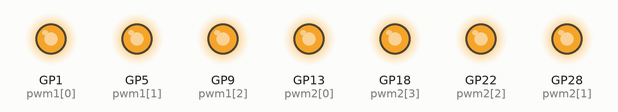
A program run on a simulated Raspberry Pi Pico running MicroPython. Parts: output pins drawn as LEDs (lit = HIGH). Random numbers come from a fixed seed.

Above: at 0.06 s.
At 4.86 s:
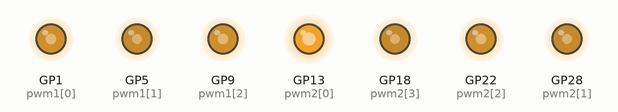
At 9.86 s:
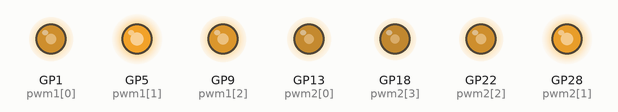
At 19.86 s:
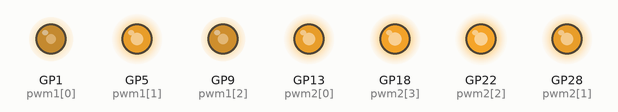
At 28.83 s:
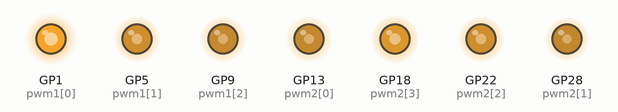
At 39.86 s:
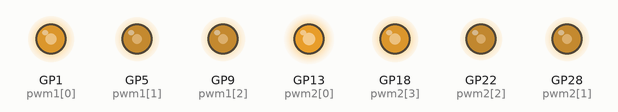
Timing chart, 0 to 40.0 s (numbered marks = the images above):
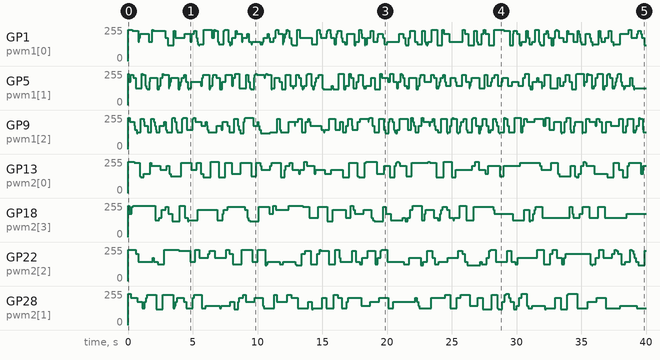

Measured:
- by itself, GP22 (pwm2[2]): 0/255 → 233/255 at 0.00 s, → 204/255 0.60 s later, → 146/255 0.20 s later, → 175/255 1.1 s later, … (97 changes in this stretch)
- by itself, GP13 (pwm2[0]): 0/255 → 233/255 at 0.00 s, → 226/255 0.50 s later, → 125/255 0.40 s later, → 117/255 0.10 s later, … (92 changes in this stretch)

The program:

python-pico.py
```python
from machine import Timer, PWM
import math, random

# Setup PWM channels
pwm1 = [
    PWM(1, freq=random.randint(55,100)*1000, duty_u16=8192),
    PWM(5, freq=random.randint(55,100)*1000, duty_u16=8192),
    PWM(9, freq=random.randint(55,100)*1000, duty_u16=8192)
]

pwm2 = [
    PWM(13, freq=random.randint(70,100)*1000, duty_u16=8192),
    PWM(28, freq=random.randint(70,100)*1000, duty_u16=8192),
    PWM(22, freq=random.randint(70,100)*1000, duty_u16=8192),
    PWM(18, freq=random.randint(70,100)*1000, duty_u16=8192)
]

# Global states for pulse progress
pulse_index1 = 0
pulse_index2 = 0

def pulse_step(pwm_obj, index, min_brightness=30000, max_brightness=60000):
    """
    One step of a sine-wave pulse constrained to a brightness range.
    min_brightness and max_brightness are duty_u16 values (0–65535).
    """
    # Normal sine wave between 0 and 1
    sine_val = (math.sin(index / 6 * math.pi) + 1) / 2

    # Scale sine wave into [min_brightness, max_brightness]
    duty = int(min_brightness + sine_val * (max_brightness - min_brightness))
    pwm_obj.duty_u16(duty)

def BlinkLED(timer):
    global pulse_index1
    bulb = random.choice(pwm2)
    pulse_step(bulb, pulse_index1)
    pulse_index1 = (pulse_index1 + 1) % 12   # loop back after 20 steps

def BlinkLED2(timer):
    global pulse_index2
    bulb = random.choice(pwm1)
    pulse_step(bulb, pulse_index2)
    pulse_index2 = (pulse_index2 + 1) % 24

# Example: start LEDs at max brightness
for bulb in pwm1 + pwm2:
    bulb.duty_u16(60000)   # start bright

# Initialize timers to run concurrently
timer_one = Timer()
timer_three = Timer()

# Run both timers periodically without blocking
timer_one.init(freq=10, mode=Timer.PERIODIC, callback=BlinkLED)   # 10 Hz pulse steps
timer_three.init(freq=15, mode=Timer.PERIODIC, callback=BlinkLED2) # 15 Hz pulse steps
```
